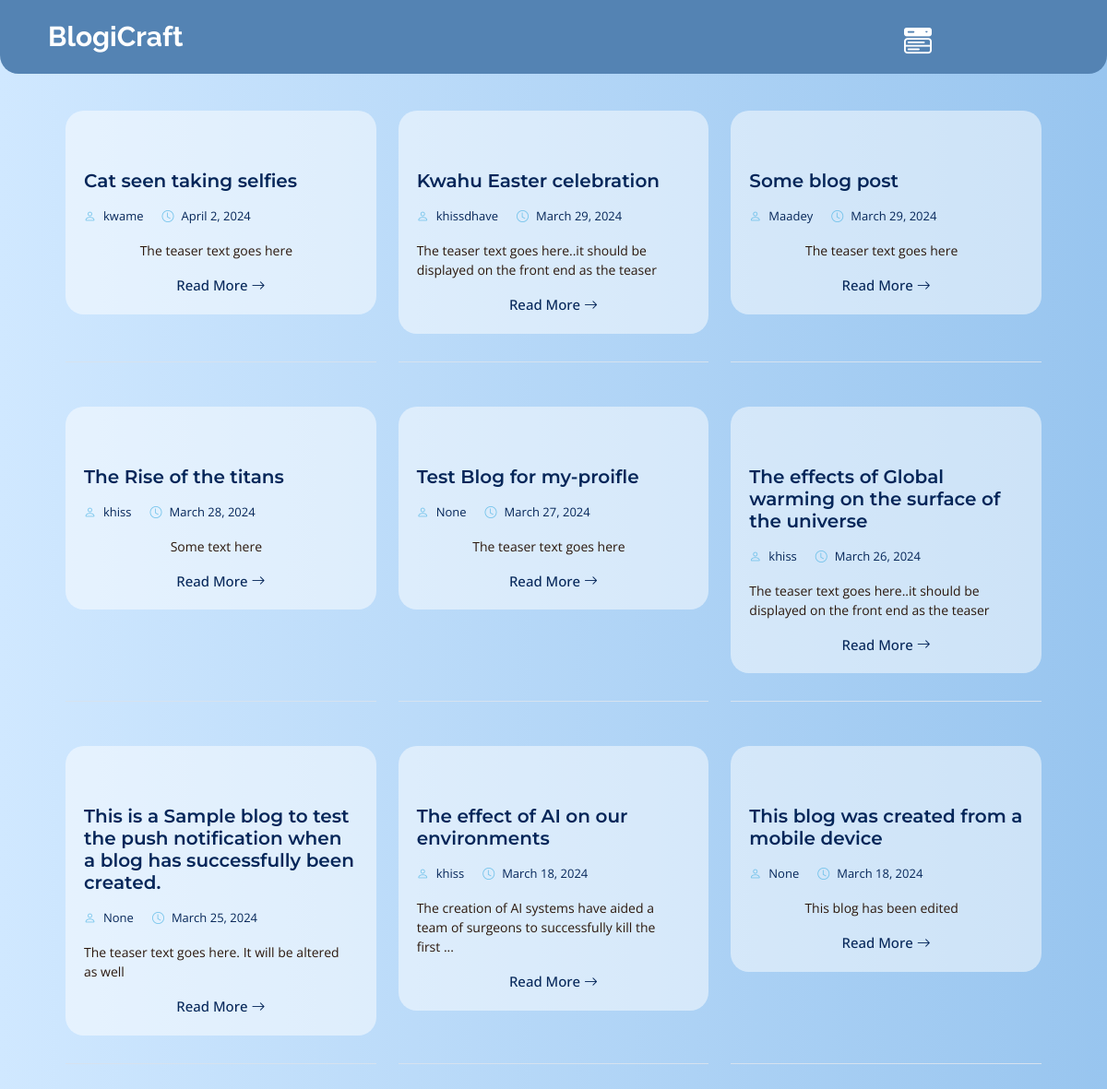
Screenshot of /blog/dashboard-more/ (signed in) with the database file from the repository.
### blog/models.py (models this page shows, shortened)
class Blog(models.Model):
    title  = models.CharField(max_length=100)
    teaser = models.TextField(default='The teaser text goes here')
    paragraph1 = models.TextField()
    paragraph2 = models.TextField()
    paragraph3 = models.TextField(blank=True, null=True)
    quote = models.TextField(blank=True, null=True)
    image1 = models.ImageField( upload_to="images/", null= True, blank = True, max_length=None)
    image2 = models.ImageField( upload_to="images/", null= True, blank = True, max_length=None)
    tags = ManyToManyField(Tag)  # Many Posts can have Many Tags
    date_created = models.DateField(auto_now_add=True)
    user = models.ForeignKey(User, on_delete=models.CASCADE, null=True)

### blog/views.py (the view)
# urls.py: path('dashboard-more/', views.more, name='more' ),
@login_required(login_url='login')
def more(request):
    blog = Blog.objects.all()
    recent_blogs = Blog.objects.order_by('-date_created')
    context = {
        'blog': blog,
        'recent_blogs': recent_blogs,
    }
    return render(request, 'blog/user/more.html', context)

### coreapp/templates/blog/user/more.html (shortened to what this page needs)
{% extends "../dashboard.html" %}
{% load static %}
{% block dashboard %}
<section style="margin-top: 40px padding-top: 25px;" id="blog" class="blog">
    <div style="margin-top: 40px" class="container" data-aos="fade-up">
        <div style="margin-left: 5px; margin-right: 5px;" class="row g-5">
            <div class="col-lg-12" data-aos="fade-up" data-aos-delay="200">
                <div class="row gy-5 posts-list">
                  {% for blog in recent_blogs %}
                  <div class="col-lg-4 post-card ">
                    <article class="d-flex flex-column">
                      <div class="post-content">
                        <div  class="post-img">
                        </div>
                        <h2 class="title">
                          <a href="{% url 'dash-blog-details' blog.id %}">{{blog.title}}</a>
                        </h2>
                        <div class="meta-top ">
                          <ul>
                            <li  class="d-flex align-items-center"><i style="font-size: 13px;" class="bi bi-person"></i> <a style="font-size: 13px;" href="dash-blog-details">{{blog.user}}</a></li>
                          <li  class="d-flex align-items-center"><i style="font-size: 13px;" class="bi bi-clock"></i> <a style="font-size: 13px;" href="{% url 'dash-blog-details' blog.id %}"><time datetime="2022-01-01">{{blog.date_created}}</time></a></li>
                          </ul>
                        </div>
                        <div style="margin-left: 0px; margin-right: 10px; font-size: 14px;" class="content d-flex justify-content-center">
                          <p>
                            {{ blog.teaser}}
                          </p>
                        </div>
                        <div class="read-more mt-auto d-flex justify-content-center">
                          <a href="{% url 'dash-blog-details' blog.id %}">Read More <i class="bi bi-arrow-right"></i></a>
                        </div>
                      </div>
                    </article>
                  </div>
                  {% endfor %}
                </div>
              </div>
        </div>
    </div>
</section>
{% endblock %}

### coreapp/templates/blog/dashboard.html (shortened to what this page needs)
{% load static %}
<!DOCTYPE html>
<html lang="en">
<head>
    <link href="{% static 'vendor/bootstrap/css/bootstrap.min.css' %}" rel="stylesheet">
    <link href="{% static 'vendor/bootstrap-icons/bootstrap-icons.css' %}" rel="stylesheet">
    <link href="{% static 'vendor/aos/aos.css' %}" rel="stylesheet">
    <link href="{% static 'vendor/glightbox/css/glightbox.min.css' %}" rel="stylesheet">
    <link href="{% static 'vendor/swiper/swiper-bundle.min.css' %}" rel="stylesheet">
    <link href="{% static 'vendor/remixicon/remixicon.css' %}" rel="stylesheet">
    <link href="{% static 'css/main.css' %}" rel="stylesheet">
</head>
<body class="page-index">
    {% include "./header.html" %}
    {% block dashboard %}
    {% endblock dashboard %}
</body>
</html>

### coreapp/templates/blog/header.html (shortened to what this page needs)
{% load static %}
<link rel="stylesheet" href="https://cdn.jsdelivr.net/npm/bootstrap-icons@1.11.3/font/bootstrap-icons.min.css">
<header id="header" class="header d-flex align-items-center fixed-top">
  <div class="container-fluid container-xl d-flex align-items-center justify-content-between">
      <a href="{% url 'index' %}" class="logo d-flex align-items-center">
          <h1 class="d-flex align-items-center">BlogiCraft</h1>
      </a>
      <nav id="navbar" class="navbar">
          <ul>
              <li><button class="login-button open-btn" onclick="openSidebar()"><i class="bi bi-menu-button-wide-fill"></i></button></li>
          </ul>
      </nav>
  </div>
</header>

### coreapp/static/css/main.css (style rules this page uses)
:root { --font-default: "Open Sans", system-ui, -apple-system, "Segoe UI", Roboto, "Helvetica Neue", Arial, "Noto Sans", "Liberation Sans", sans-serif, "Apple Color Emoji", "Segoe UI Emoji", "Segoe UI Symbol", "Noto Color Emoji"; --font-primary: "Montserrat", sans-serif; --font-secondary: "Raleway", sans-serif; }
:root { --color-default: #2b180d; --color-primary: #C1E8FF; --color-secondary: #052659; }
:root { scroll-behavior: smooth; }
body { font-family: var(--font-default); color: var(--color-default); }
a { color: var(--color-secondary); text-decoration: none; transition: 0.3s; }
h1, h2, h3, h4, h5, h6 { font-family: var(--font-primary); }
section { overflow: hidden; padding: 80px 0; }
.header { transition: all 0.5s; z-index: 997; padding: 24px 0; }
@media (max-width: 1200px) { .header { padding: 12px 0; } }
.header .logo h1 { font-size: 30px; font-weight: 700; color: #fff; font-family: var(--font-secondary); margin: 0; }
@media (max-width: 1279px) { .navbar { position: fixed; top: 0; right: -100%; width: 100%; max-width: 400px; bottom: 0; transition: 0.3s; border-bottom-left-radius: 20px; border-bottom-right-radius: 20px; z-index: 9997; } }
@media (max-width: 1279px) { .navbar ul { position: absolute; inset: 0; padding: 50px 0 10px 0; margin: 0; background: #6437df67; overflow-y: auto; transition: 0.3s; border-bottom-left-radius: 500px; border-bottom-right-radius: 500px; z-index: 9998; } }
.blog .posts-list article { height: 100%; border-bottom: 1px solid #d6e2ef; padding-bottom: 30px; }
.blog .posts-list .post-img { max-height: 240px; overflow: hidden; }
.blog .posts-list .title { font-size: 20px; font-weight: 600; padding: 0; margin: 20px 0 0 0; }
.blog .posts-list .title a { color: var(--color-secondary); transition: 0.3s; }
.blog .posts-list .meta-top { margin-top: 20px; color: #467ab3; }
.blog .posts-list .meta-top ul { display: flex; flex-wrap: wrap; list-style: none; align-items: center; padding: 0; margin: 0; }
.blog .posts-list .meta-top ul li+li { padding-left: 20px; }
.blog .posts-list .meta-top i { font-size: 16px; margin-right: 8px; line-height: 0; color: rgba(86, 184, 230, 0.8); }
.blog .posts-list .meta-top a { color: var(--color-secondary); font-size: 14px; display: inline-block; line-height: 1; }
.blog .posts-list .content { margin-top: 20px; }
.blog .posts-list .read-more a { display: inline-block; color: var(--color-secondary); transition: 0.3s; font-size: 15px; font-weight: 500; }

### coreapp/templates/blog/header.html (style rules this page uses)
.header { transition: all 0.5s; z-index: 997; padding: 24px 0; }
@media (max-width: 1200px) { .header { padding: 12px 0; } }
.header { background: #5483b3; border-bottom-left-radius: 20px; border-bottom-right-radius: 20px; padding: 12px 0; }
.header .logo h1 { font-size: 30px; font-weight: 700; color: #fff; font-family: var(--font-secondary); margin: 0; }
@media (max-width: 1279px) { .navbar { position: fixed; top: 0; right: -100%; width: 100%; max-width: 400px; bottom: 0; transition: 0.3s; border-bottom-left-radius: 20px; border-bottom-right-radius: 20px; z-index: 9997; } }
@media (max-width: 1279px) { .navbar ul { position: absolute; inset: 0; padding: 50px 0 10px 0; margin: 0; background: var(--color-secondary); overflow-y: auto; transition: 0.3s; z-index: 9998; } }
.login-button { background: transparent; border-radius: 999px; box-sizing: border-box; color: #FFFFFF; cursor: pointer; font-family: Inter,Helvetica,"Apple Color Emoji","Segoe UI Emoji",NotoColorEmoji,"Noto Color Emoji","Segoe UI Symbol","Android Emoji",EmojiSymbols,-apple-system,system-ui,"Segoe UI",Roboto,"Helvetica Neue","Noto Sans",sans-serif; font-size: 30px; font-weight: 700; line-height: 24px; opacity: 1; outline: 0 solid transparent; padding-left: 20px; padding-right: 20px; padding-top: 10px; user-select: none; -webkit-user-select: none; touch-action: manipulation; width: fit-content; word-break: break-word; border: 0; }
.logo { padding: 10px; text-align: center; }
.content { margin-left: 250px; transition: margin-left 0.5s; }
.open-btn { position: fixed; top: 20px; left: 80%; }

### coreapp/templates/blog/user/more.html (style rules this page uses)
body { background-color: #d0e8ff; background: linear-gradient(to right, #d0e8ff 0%, #98c5ef 100%); }
.post-content { background-color: rgba(255, 255, 255, 0.5); padding: 20px; border-radius: 20px; }

### rows the page displays
Blog: title "Cat seen taking selfies", user "kwame", date_created "April 2, 2024", teaser "The teaser text goes here"
Blog: title "Kwahu Easter celebration", user "khissdhave", date_created "March 29, 2024", teaser "The teaser text goes here..it should be displayed on the front end as the teaser"
Blog: title "Some blog post", user "Maadey", date_created "March 29, 2024", teaser "The teaser text goes here"
Blog: title "The Rise of the titans", user "khiss", date_created "March 28, 2024", teaser "Some text here"
Blog: title "Test Blog for my-proifle", user "None", date_created "March 27, 2024", teaser "The teaser text goes here"
Blog: title "The effects of Global warming on the surface of the universe", user "khiss", date_created "March 26, 2024", teaser "The teaser text goes here..it should be displayed on the front end as the teaser"
Blog: title "This is a Sample blog to test the push notification when a blog has successfully been created.", user "None", date_created "March 25, 2024", teaser "The teaser text goes here. It will be altered as well"
Blog: title "The effect of AI on our environments", user "khiss", date_created "March 18, 2024", teaser "The creation of AI systems have aided a team of surgeons to successfully kill the first ..."
Blog: title "This blog was created from a mobile device", user "None", date_created "March 18, 2024", teaser "This blog has been edited"
